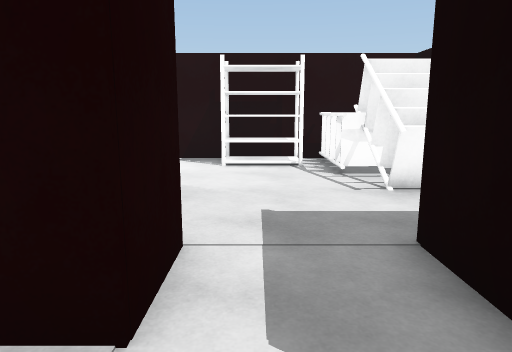
view 1 (above)

23 first-person views from a walk through a 3-D level made in the Unity game engine. The camera is 1.5 m above the floor, tilts 10° down and sees 70° across. Doors are open. The floor is counted in squares, 1.14 m on a side. Each view is taken from the middle of a square. On the plan, view 1 faces up. The plan holds only what a view shows up to about 15 squares ahead; the rest is blank. The player character is not drawn. Surface patterns are stand-ins for the level's own textures.

view 2
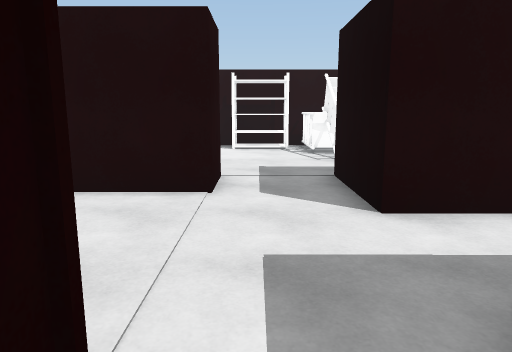

view 3
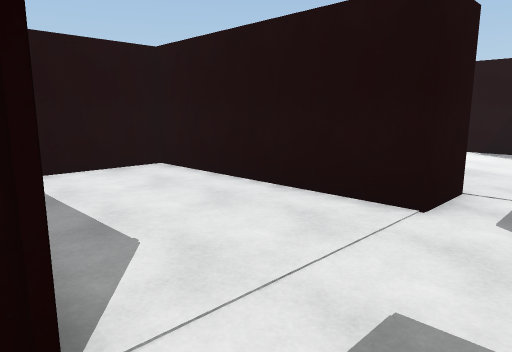

view 4
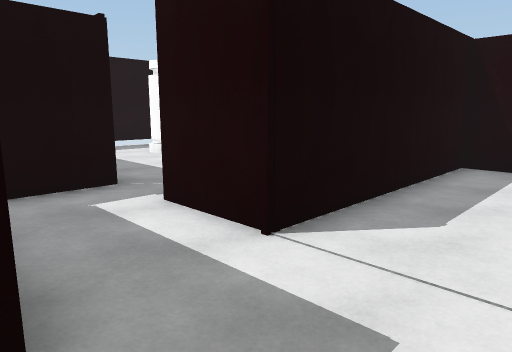

view 5
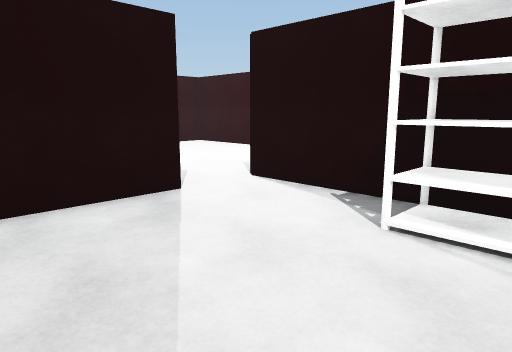

view 6
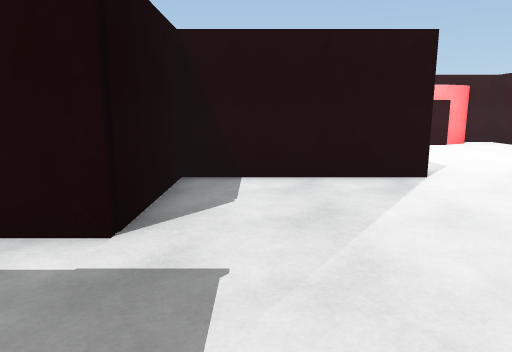

view 7
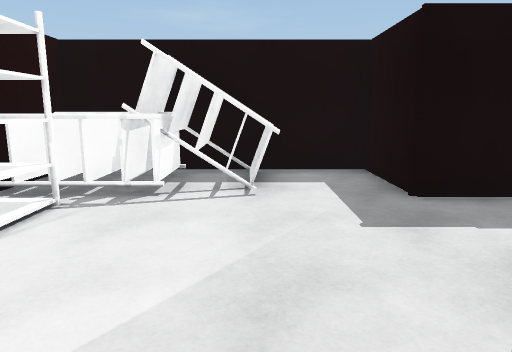

view 8
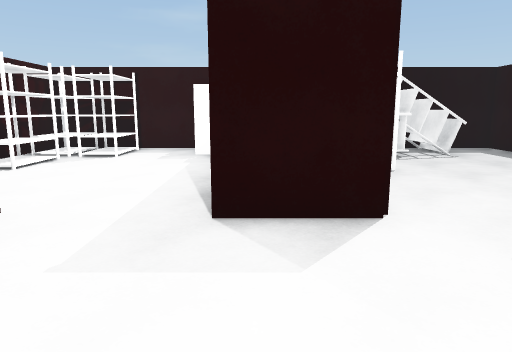

view 9
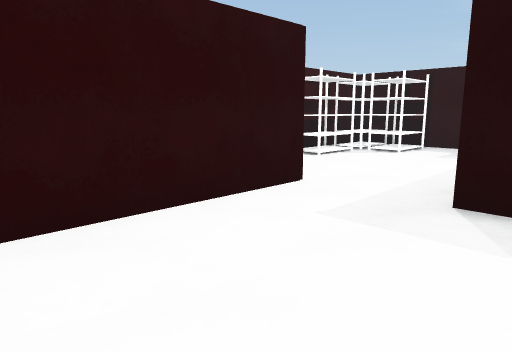

view 10
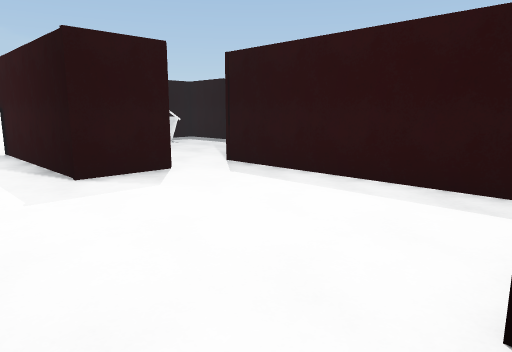

view 11
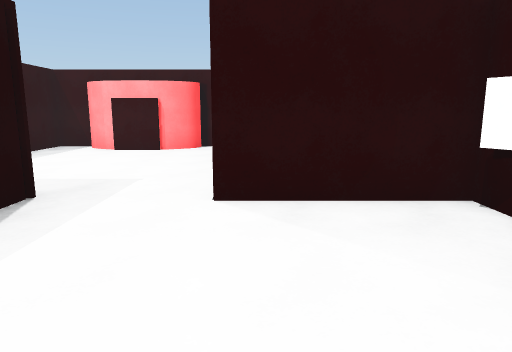

view 12
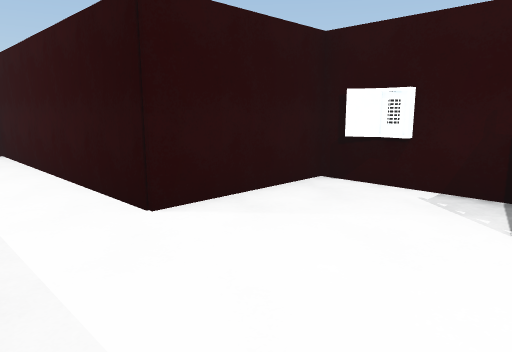

view 13
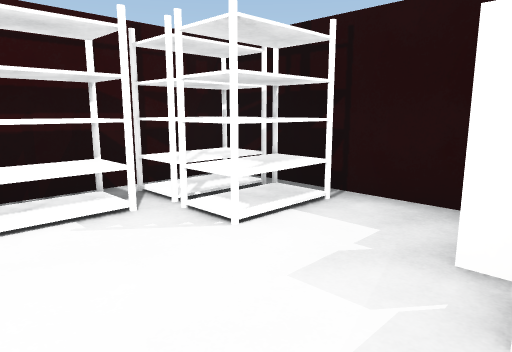

view 14
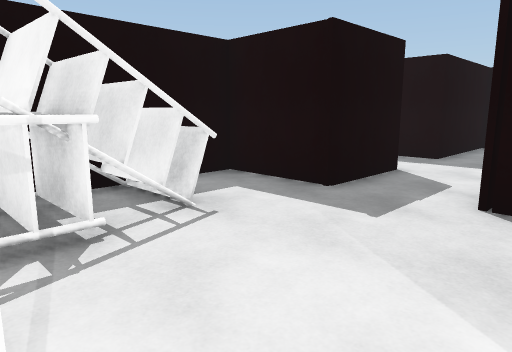

view 15
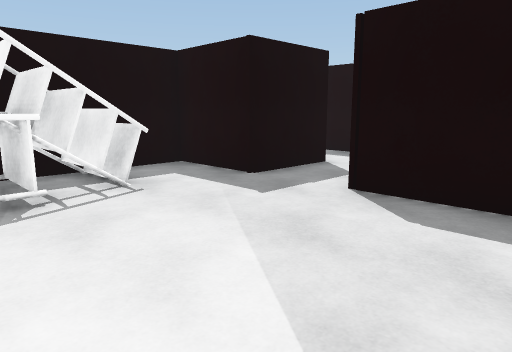

view 16
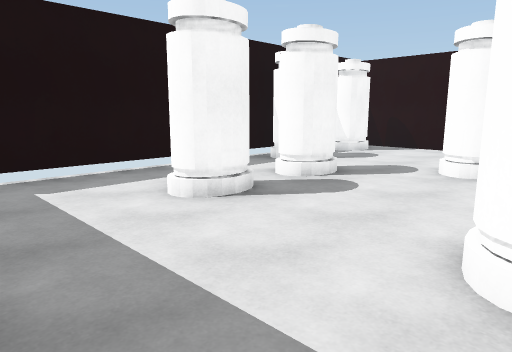

view 17
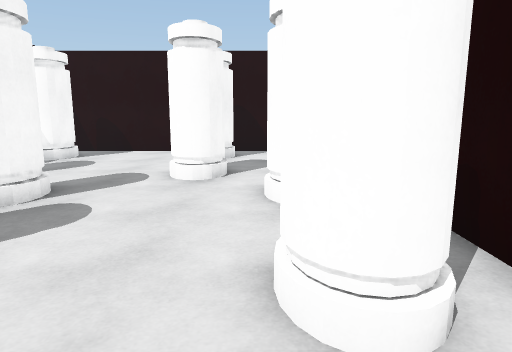

view 18
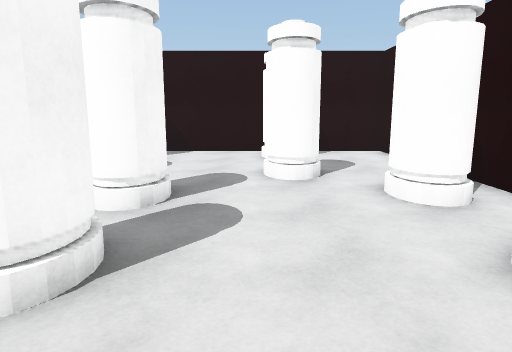

view 19
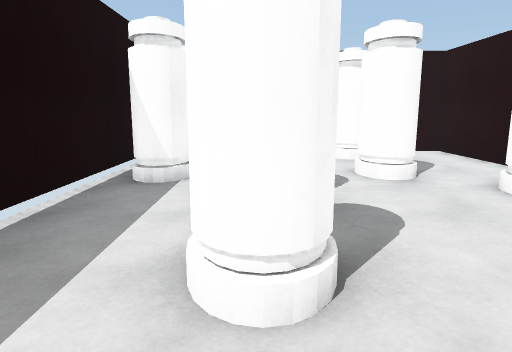

view 20
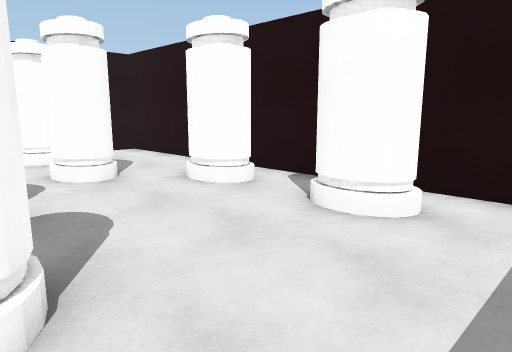

view 21
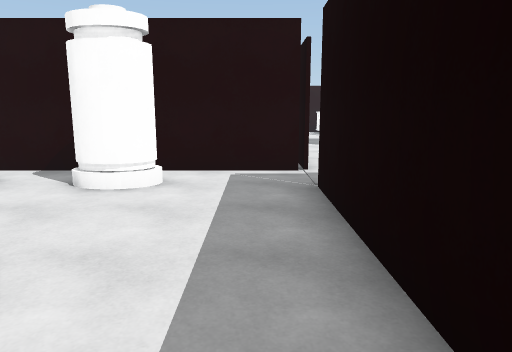

view 22
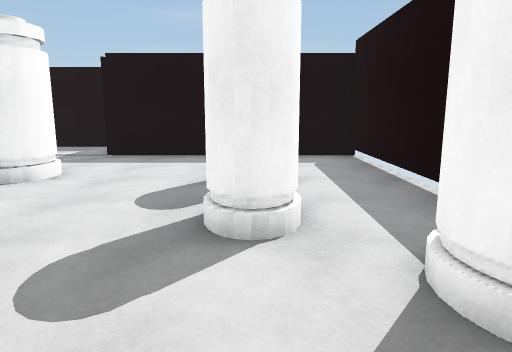

view 23
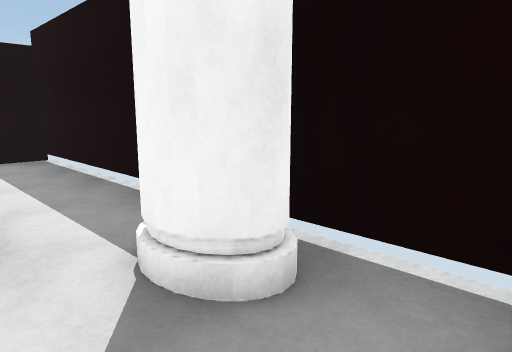

### Floor plan
Ten units are one square. View 1 is at (0, 0); x grows to the right and y downward. Boxes are objects, and circles mark ways between rooms. Rooms are numbered by the first view taken in them; rooms with no view inside come last. Other rooms are left out.
<svg viewBox="-149 -197 199 341">
<path fill="none" stroke="#000" d="M-7 -35 -7 -19 -73 -19 -73 26 -7 26M16 20 35 20M34 -7 16 -7 16 -35M-9 64 16 64 16 20M-7 26 -7 48M-16 -103 -46 -103M16 -35 44 -35 44 -56M-43 -84 -43 -35 -7 -35M44 -94 44 -103 34 -103M-117 -128 -117 -110M-118 -111 -120 -104 -125 -99M-119 -108 -122 -102M-120 -134 -118 -126M-131 -98 -131 -84 -43 -84M-46 -103 -46 -125M-43 -153 -131 -153 -131 -140 -125 -138 -122 -136 -119 -131M44 -141 44 -189M38 -175 19 -175 19 -186M-46 -125 16 -125M40 -192 -43 -192 -43 -153M-109 48 -144 48 -144 132M-116 139 -9 139 -9 122M-9 95 -9 64M-7 48 -91 48"/>
<rect x="-15" y="-105" width="30" height="20" fill="#bbb"><title>rack</title></rect>
<rect x="15" y="-75" width="30" height="20" fill="#bbb"><title>rack</title></rect>
<rect x="15" y="-105" width="30" height="30" fill="#bbb"><title>rack</title></rect>
<rect x="-5" y="-185" width="20" height="10" fill="#bbb"><title>rack</title></rect>
<rect x="15" y="-145" width="20" height="20" fill="#bbb"><title>other object</title></rect>
<rect x="15" y="-175" width="20" height="20" fill="#bbb"><title>rack</title></rect>
<rect x="-135" y="125" width="20" height="10" fill="#bbb"><title>other object</title></rect>
<rect x="-135" y="75" width="20" height="20" fill="#bbb"><title>other object</title></rect>
<rect x="-105" y="125" width="20" height="10" fill="#bbb"><title>other object</title></rect>
<rect x="-105" y="75" width="20" height="20" fill="#bbb"><title>other object</title></rect>
<rect x="-85" y="105" width="20" height="10" fill="#bbb"><title>other object</title></rect>
<rect x="-85" y="55" width="20" height="20" fill="#bbb"><title>other object</title></rect>
<rect x="-55" y="105" width="20" height="10" fill="#bbb"><title>other object</title></rect>
<rect x="-55" y="55" width="20" height="20" fill="#bbb"><title>other object</title></rect>
<circle cx="5" cy="20" r="3" fill="#2a7"/>
<circle cx="5" cy="-37" r="3" fill="#2a7"/>
<circle cx="-10" cy="60" r="3" fill="#2a7"/>
<circle cx="-50" cy="-95" r="3" fill="#2a7"/>
<circle cx="-50" cy="-135" r="3" fill="#2a7"/>
<text x="-20" y="0">1</text>
<text x="0" y="50">2</text>
<text x="0" y="-70">3</text>
<text x="-90" y="-120">4</text>
<text x="0" y="-150">5</text>
<text x="-80" y="90">6</text>
</svg>
Room 1 opens to room 2. Room 1 opens to room 3. Room 2 opens to room 6. Room 3 opens to room 4. Room 4 opens to room 5.

Where each view was taken, in squares from view 1:
view 1: 0 up, 0 right, facing up
view 2: 4 down, 0 right, facing up
view 3: 3 down, 1 right, facing up-left
view 4: 0 up, 2 right, facing down-left
view 5: 5 up, 1 right, facing up-left
view 6: 5 up, 3 right, facing left
view 7: 6 up, 4 left, facing right
view 8: 12 up, 9 left, facing right
view 9: 11 up, 10 left, facing up-right
view 10: 15 up, 12 left, facing down-right
view 11: 16 up, 1 right, facing left
view 12: 13 up, 0 right, facing up-left
view 13: 13 up, 1 left, facing up-right
view 14: 9 up, 2 left, facing down-right
view 15: 9 up, 4 left, facing down-right
view 16: 6 down, 1 left, facing down-left
view 17: 7 down, 2 left, facing left
view 18: 9 down, 2 left, facing left
view 19: 11 down, 2 left, facing left
view 20: 11 down, 2 left, facing up-left
view 21: 13 down, 2 left, facing up
view 22: 11 down, 12 left, facing right
view 23: 11 down, 12 left, facing down-right
